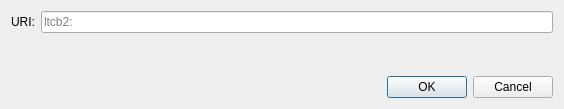
<?xml version="1.0" encoding="UTF-8"?>
<ui version="4.0">
 <class>OpenURIDialog</class>
 <widget class="QDialog" name="OpenURIDialog">
  <property name="geometry">
   <rect>
    <x>0</x>
    <y>0</y>
    <width>564</width>
    <height>109</height>
   </rect>
  </property>
  <property name="windowTitle">
   <string>Open LTCB2 URI</string>
  </property>
  <layout class="QVBoxLayout" name="verticalLayout">
   <item>
    <layout class="QHBoxLayout" name="horizontalLayout">
     <item>
      <widget class="QLabel" name="label">
       <property name="text">
        <string>URI:</string>
       </property>
      </widget>
     </item>
     <item>
      <widget class="QValidatedLineEdit" name="uriEdit">
       <property name="placeholderText">
        <string notr="true">ltcb2:</string>
       </property>
      </widget>
     </item>
    </layout>
   </item>
   <item>
    <spacer name="verticalSpacer">
     <property name="orientation">
      <enum>Qt::Vertical</enum>
     </property>
     <property name="sizeHint" stdset="0">
      <size>
       <width>20</width>
       <height>40</height>
      </size>
     </property>
    </spacer>
   </item>
   <item>
    <widget class="QDialogButtonBox" name="buttonBox">
     <property name="orientation">
      <enum>Qt::Horizontal</enum>
     </property>
     <property name="standardButtons">
      <set>QDialogButtonBox::Cancel|QDialogButtonBox::Ok</set>
     </property>
    </widget>
   </item>
  </layout>
 </widget>
 <customwidgets>
  <customwidget>
   <class>QValidatedLineEdit</class>
   <extends>QLineEdit</extends>
   <header>qt/qvalidatedlineedit.h</header>
  </customwidget>
 </customwidgets>
 <resources/>
 <connections>
  <connection>
   <sender>buttonBox</sender>
   <signal>accepted()</signal>
   <receiver>OpenURIDialog</receiver>
   <slot>accept()</slot>
   <hints>
    <hint type="sourcelabel">
     <x>248</x>
     <y>254</y>
    </hint>
    <hint type="destinationlabel">
     <x>157</x>
     <y>274</y>
    </hint>
   </hints>
  </connection>
  <connection>
   <sender>buttonBox</sender>
   <signal>rejected()</signal>
   <receiver>OpenURIDialog</receiver>
   <slot>reject()</slot>
   <hints>
    <hint type="sourcelabel">
     <x>316</x>
     <y>260</y>
    </hint>
    <hint type="destinationlabel">
     <x>286</x>
     <y>274</y>
    </hint>
   </hints>
  </connection>
 </connections>
</ui>
